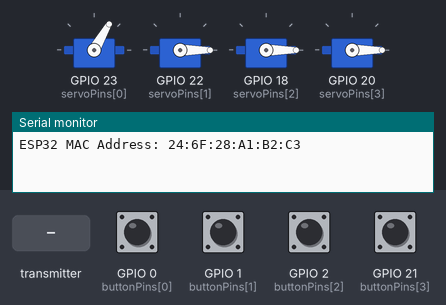
Bench run of a sketch on a simulated ESP32. On the bench: 4 × servo, the last lines printed to the serial monitor. The inputs (shaded band) are chosen by the test bench; at power-on: GPIO 0 (buttonPins[0]), GPIO 1 (buttonPins[1]), GPIO 2 (buttonPins[2]), GPIO 21 (buttonPins[3]) LOW.

Above: at 2.0 s.
2.1 s: GPIO 1 (buttonPins[1]) pulled HIGH for 0.15 s
At 4.11 s:
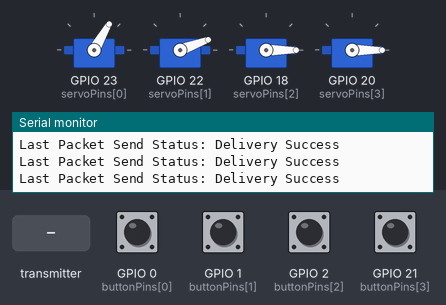
5.2 s: GPIO 2 (buttonPins[2]) pulled HIGH for 1 s
At 7.21 s:
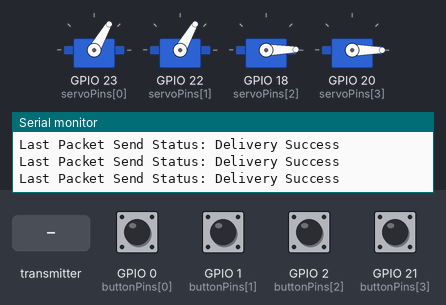
8.8 s: the transmitter starts sending buttonIndex = 0
At 8.8 s:
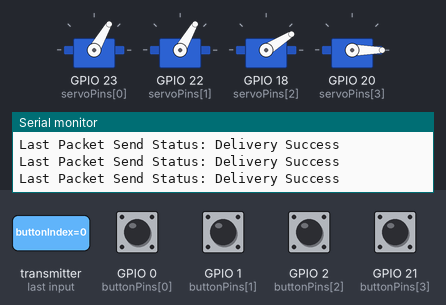
Timing chart, 0 to 11.8 s (numbered marks = the images above; inputs shaded):
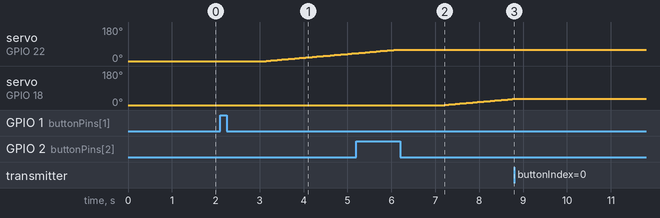

The sketch:

Servo_Gate_complete.ino
```cpp
#include <ESP32Servo.h>

#define loopdelay 50
#define loopstep 1
#include <esp_now.h>
#include <WiFi.h>


#define NUM_BUTTONS 4
#define NUM_SERVOS 4
#define NUM_PEERS 3
#define waittime 1000

const int buttonPins[NUM_BUTTONS] = {0, 1, 2, 21};  // Change as per your setup
const int servoPins[NUM_SERVOS] = {23, 22, 18, 20};        // Change as per your setup
const int startlimit[NUM_SERVOS] = {0,0,0,0};
const int endlimit[NUM_SERVOS]={60,60,60,60};
int angle[NUM_SERVOS] = {0,0,0,0};
int pastangle[NUM_SERVOS] = {0,0,0,0};
bool gateflag = true;

Servo servos[NUM_SERVOS];

typedef struct struct_message {
  int buttonIndex;
} struct_message;

struct_message myData;

const uint8_t broadcastAddresses[NUM_PEERS][6] = {
  {0xF0, 0xF5, 0xBD, 0x2C, 0xF4, 0xAC}, // 2pin
  {0xF0, 0xF5, 0xBD, 0x2C, 0xEF, 0xCC}, //4 pin a
  {0xF0, 0xF5, 0xBD, 0x2C, 0xF4, 0x54}, // 4 pin b
  //{0x24, 0x6F, 0x28, 0xAE, 0xDC, 0x52},
  //{0x24, 0x6F, 0x28, 0xAE, 0xDC, 0x53},
  //{0x24, 0x6F, 0x28, 0xAE, 0xDC, 0x54}
};

void setup() {
  Serial.begin(115200);
  pinMode(LED_BUILTIN,OUTPUT);

  WiFi.mode(WIFI_STA);

  // Print the MAC address of the ESP32
  Serial.print("ESP32 MAC Address: ");
  Serial.println(WiFi.macAddress());

  for (int i = 0; i < NUM_SERVOS; i++) {
    servos[i].attach(servoPins[i]);
    angle[i] = startlimit[i];
    pastangle[i] = angle[i];
    servos[i].write(angle[i]);
    delay(200);
  }
  pastangle[0]=endlimit[0];
  angle[0] = endlimit[0];
  servos[0].write(angle[0]);

  if (esp_now_init() != ESP_OK) {
    Serial.println("Error initializing ESP-NOW");
    return;
  }
  esp_now_register_send_cb(OnDataSent);
  esp_now_register_recv_cb(OnDataRecv);

  for (int i = 0; i < NUM_PEERS; i++) {
    esp_now_peer_info_t peerInfo;
    memcpy(peerInfo.peer_addr, broadcastAddresses[i], 6);
    peerInfo.channel = 0;
    peerInfo.encrypt = false;
    if (esp_now_add_peer(&peerInfo) != ESP_OK) {
      Serial.println("Failed to add peer");
      return;
    }
  }

  for (int i = 0; i < NUM_BUTTONS; i++) {
    pinMode(buttonPins[i], INPUT_PULLDOWN);
  }

}


void loop() {
  digitalWrite(LED_BUILTIN,LOW);
  for (int i = 0; i < NUM_BUTTONS; i++) {
    if (digitalRead(buttonPins[i]) == HIGH) {
      myData.buttonIndex = i;

      lightLED(i);
      Serial.println(servoPins[i]);
      delay(waittime);  // Adjust delay as needed
      for (int j = 0; j < NUM_PEERS; j++) {
        esp_now_send(broadcastAddresses[j], (uint8_t *) &myData, sizeof(myData));
      }
      turnOffAllLEDs(i);
      gateflag = false;
    }
  }

for(int j = 0; j < NUM_SERVOS; j++){


        if(pastangle[j] < angle[j]){
          Serial.print("Gate ");
          Serial.print(j);
          Serial.println(" Opening");
          gateflag = true;
          for(int i = pastangle[j]; i <= angle[j]; i++){
            //Serial.println(i);
            servos[j].write(i);
            delay(loopdelay);
          }pastangle[j] = angle[j];}


        if(pastangle[j] > angle[j] && gateflag == true){
          Serial.print("Gate ");
          Serial.print(j);
          Serial.println(" Closing");
          for(int i = pastangle[j]; i >= angle[j]; i--){
            //Serial.println(i);
            servos[j].write(i);
            delay(loopdelay);

          }
          pastangle[j] = angle[j];}
}

}


void lightLED(int index) {
  angle[index] = endlimit[index];
  Serial.print(index);
  Serial.println(servoPins[index]);

  //digitalWrite(ledPins[index], HIGH);
}

void turnOffAllLEDs(int index) {
  for (int i = 0; i < NUM_SERVOS; i++) {
    if(i != index){
      angle[i] = startlimit[i];

      //digitalWrite(ledPins[i], LOW);
      }
  }
}

void OnDataSent(const uint8_t *mac_addr, esp_now_send_status_t status) {
  Serial.print("Last Packet Send Status: ");
  Serial.println(status == ESP_NOW_SEND_SUCCESS ? "Delivery Success" : "Delivery Fail");
}

void OnDataRecv(const esp_now_recv_info* recv_info, const uint8_t* incomingData, int len) {
  memcpy(&myData, incomingData, sizeof(myData));
  Serial.print("Button index received: ");
  Serial.println(myData.buttonIndex);
  delay(waittime);  // Adjust delay as needed
  turnOffAllLEDs(5);
}
```

Measured:
- after the input at 2.1 s, servo on GPIO 22 (servoPins[1]): moves from 0° to 41° over 2.0 s, starting after 1.1 s
- after the input at 5.2 s, servo on GPIO 23 (servoPins[0]): stays 60° (without the input it goes to 59° after 1.0 s); servo on GPIO 18 (servoPins[2]): moves from 0° to 32° over 1.6 s, starting after 2.0 s
- after the input at 8.8 s, servo on GPIO 23 (servoPins[0]): stays 60° (without the input it goes to 59° after 1.5 s); servo on GPIO 22 (servoPins[1]): stays 60° (without the input it goes to 59° after 4.5 s); servo on GPIO 18 (servoPins[2]): stays 32° (without the input it goes to 33° after 0.00 s)
